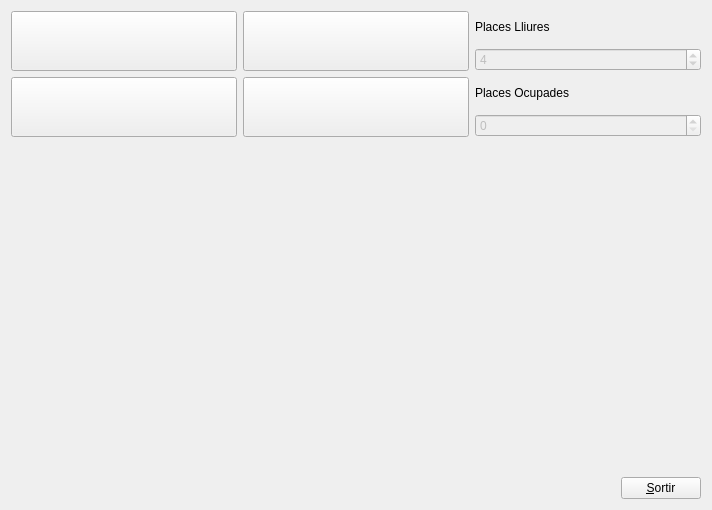
<?xml version="1.0" encoding="UTF-8"?>
<ui version="4.0">
 <class>Form</class>
 <widget class="QWidget" name="Form">
  <property name="geometry">
   <rect>
    <x>0</x>
    <y>0</y>
    <width>712</width>
    <height>510</height>
   </rect>
  </property>
  <property name="windowTitle">
   <string>Form</string>
  </property>
  <layout class="QVBoxLayout" name="verticalLayout_5">
   <item>
    <layout class="QHBoxLayout" name="horizontalLayout_2">
     <item>
      <layout class="QVBoxLayout" name="verticalLayout_2">
       <item>
        <widget class="MyPushButton" name="pushButton">
         <property name="minimumSize">
          <size>
           <width>0</width>
           <height>60</height>
          </size>
         </property>
         <property name="sizeIncrement">
          <size>
           <width>11</width>
           <height>14</height>
          </size>
         </property>
         <property name="text">
          <string/>
         </property>
        </widget>
       </item>
       <item>
        <widget class="MyPushButton" name="pushButton_3">
         <property name="minimumSize">
          <size>
           <width>0</width>
           <height>60</height>
          </size>
         </property>
         <property name="text">
          <string/>
         </property>
        </widget>
       </item>
      </layout>
     </item>
     <item>
      <layout class="QVBoxLayout" name="verticalLayout_3">
       <item>
        <widget class="MyPushButton" name="pushButton_2">
         <property name="minimumSize">
          <size>
           <width>0</width>
           <height>60</height>
          </size>
         </property>
         <property name="text">
          <string/>
         </property>
        </widget>
       </item>
       <item>
        <widget class="MyPushButton" name="pushButton_4">
         <property name="minimumSize">
          <size>
           <width>0</width>
           <height>60</height>
          </size>
         </property>
         <property name="text">
          <string/>
         </property>
        </widget>
       </item>
      </layout>
     </item>
     <item>
      <layout class="QVBoxLayout" name="verticalLayout">
       <item>
        <widget class="QLabel" name="label">
         <property name="text">
          <string>Places Lliures</string>
         </property>
        </widget>
       </item>
       <item>
        <widget class="QSpinBox" name="spinBox">
         <property name="enabled">
          <bool>false</bool>
         </property>
         <property name="value">
          <number>4</number>
         </property>
        </widget>
       </item>
       <item>
        <widget class="QLabel" name="label_2">
         <property name="text">
          <string>Places Ocupades</string>
         </property>
        </widget>
       </item>
       <item>
        <widget class="QSpinBox" name="spinBox_2">
         <property name="enabled">
          <bool>false</bool>
         </property>
        </widget>
       </item>
      </layout>
     </item>
    </layout>
   </item>
   <item>
    <layout class="QVBoxLayout" name="verticalLayout_4">
     <item>
      <spacer name="verticalSpacer">
       <property name="orientation">
        <enum>Qt::Vertical</enum>
       </property>
       <property name="sizeHint" stdset="0">
        <size>
         <width>20</width>
         <height>118</height>
        </size>
       </property>
      </spacer>
     </item>
     <item>
      <layout class="QHBoxLayout" name="horizontalLayout">
       <item>
        <spacer name="horizontalSpacer">
         <property name="orientation">
          <enum>Qt::Horizontal</enum>
         </property>
         <property name="sizeHint" stdset="0">
          <size>
           <width>498</width>
           <height>20</height>
          </size>
         </property>
        </spacer>
       </item>
       <item>
        <widget class="QPushButton" name="pushButton_5">
         <property name="text">
          <string>&amp;Sortir</string>
         </property>
        </widget>
       </item>
      </layout>
     </item>
    </layout>
   </item>
  </layout>
 </widget>
 <customwidgets>
  <customwidget>
   <class>MyPushButton</class>
   <extends>QPushButton</extends>
   <header location="global">MyPushButton.h</header>
   <slots>
    <signal>placesLliures(int)</signal>
    <signal>placesOcupades(int)</signal>
    <signal>placesLliuresIni(int)</signal>
    <signal>placesOcupadesIni(int)</signal>
    <slot>actualitza()</slot>
    <slot>cogerNumLl(int)</slot>
    <slot>cogerNumOc(int)</slot>
   </slots>
  </customwidget>
 </customwidgets>
 <resources/>
 <connections>
  <connection>
   <sender>pushButton</sender>
   <signal>clicked()</signal>
   <receiver>pushButton</receiver>
   <slot>actualitza()</slot>
   <hints>
    <hint type="sourcelabel">
     <x>46</x>
     <y>33</y>
    </hint>
    <hint type="destinationlabel">
     <x>59</x>
     <y>58</y>
    </hint>
   </hints>
  </connection>
  <connection>
   <sender>pushButton_2</sender>
   <signal>clicked()</signal>
   <receiver>pushButton_2</receiver>
   <slot>actualitza()</slot>
   <hints>
    <hint type="sourcelabel">
     <x>109</x>
     <y>32</y>
    </hint>
    <hint type="destinationlabel">
     <x>96</x>
     <y>59</y>
    </hint>
   </hints>
  </connection>
  <connection>
   <sender>pushButton_3</sender>
   <signal>clicked()</signal>
   <receiver>pushButton_3</receiver>
   <slot>actualitza()</slot>
   <hints>
    <hint type="sourcelabel">
     <x>57</x>
     <y>103</y>
    </hint>
    <hint type="destinationlabel">
     <x>59</x>
     <y>98</y>
    </hint>
   </hints>
  </connection>
  <connection>
   <sender>pushButton_4</sender>
   <signal>clicked()</signal>
   <receiver>pushButton_4</receiver>
   <slot>actualitza()</slot>
   <hints>
    <hint type="sourcelabel">
     <x>108</x>
     <y>117</y>
    </hint>
    <hint type="destinationlabel">
     <x>119</x>
     <y>91</y>
    </hint>
   </hints>
  </connection>
  <connection>
   <sender>pushButton</sender>
   <signal>placesLliures(int)</signal>
   <receiver>spinBox</receiver>
   <slot>setValue(int)</slot>
   <hints>
    <hint type="sourcelabel">
     <x>59</x>
     <y>30</y>
    </hint>
    <hint type="destinationlabel">
     <x>148</x>
     <y>60</y>
    </hint>
   </hints>
  </connection>
  <connection>
   <sender>pushButton_2</sender>
   <signal>placesLliures(int)</signal>
   <receiver>spinBox</receiver>
   <slot>setValue(int)</slot>
   <hints>
    <hint type="sourcelabel">
     <x>119</x>
     <y>56</y>
    </hint>
    <hint type="destinationlabel">
     <x>140</x>
     <y>56</y>
    </hint>
   </hints>
  </connection>
  <connection>
   <sender>pushButton_3</sender>
   <signal>placesLliures(int)</signal>
   <receiver>spinBox</receiver>
   <slot>setValue(int)</slot>
   <hints>
    <hint type="sourcelabel">
     <x>59</x>
     <y>103</y>
    </hint>
    <hint type="destinationlabel">
     <x>150</x>
     <y>51</y>
    </hint>
   </hints>
  </connection>
  <connection>
   <sender>pushButton_4</sender>
   <signal>placesLliures(int)</signal>
   <receiver>spinBox</receiver>
   <slot>setValue(int)</slot>
   <hints>
    <hint type="sourcelabel">
     <x>111</x>
     <y>129</y>
    </hint>
    <hint type="destinationlabel">
     <x>137</x>
     <y>58</y>
    </hint>
   </hints>
  </connection>
  <connection>
   <sender>pushButton</sender>
   <signal>placesOcupades(int)</signal>
   <receiver>spinBox_2</receiver>
   <slot>setValue(int)</slot>
   <hints>
    <hint type="sourcelabel">
     <x>59</x>
     <y>65</y>
    </hint>
    <hint type="destinationlabel">
     <x>190</x>
     <y>112</y>
    </hint>
   </hints>
  </connection>
  <connection>
   <sender>pushButton_2</sender>
   <signal>placesOcupades(int)</signal>
   <receiver>spinBox_2</receiver>
   <slot>setValue(int)</slot>
   <hints>
    <hint type="sourcelabel">
     <x>118</x>
     <y>39</y>
    </hint>
    <hint type="destinationlabel">
     <x>221</x>
     <y>123</y>
    </hint>
   </hints>
  </connection>
  <connection>
   <sender>pushButton_3</sender>
   <signal>placesOcupades(int)</signal>
   <receiver>spinBox_2</receiver>
   <slot>setValue(int)</slot>
   <hints>
    <hint type="sourcelabel">
     <x>59</x>
     <y>104</y>
    </hint>
    <hint type="destinationlabel">
     <x>155</x>
     <y>124</y>
    </hint>
   </hints>
  </connection>
  <connection>
   <sender>pushButton_4</sender>
   <signal>placesOcupades(int)</signal>
   <receiver>spinBox_2</receiver>
   <slot>setValue(int)</slot>
   <hints>
    <hint type="sourcelabel">
     <x>119</x>
     <y>129</y>
    </hint>
    <hint type="destinationlabel">
     <x>154</x>
     <y>120</y>
    </hint>
   </hints>
  </connection>
  <connection>
   <sender>spinBox</sender>
   <signal>valueChanged(int)</signal>
   <receiver>pushButton_2</receiver>
   <slot>cogerNumLl(int)</slot>
   <hints>
    <hint type="sourcelabel">
     <x>179</x>
     <y>58</y>
    </hint>
    <hint type="destinationlabel">
     <x>109</x>
     <y>51</y>
    </hint>
   </hints>
  </connection>
  <connection>
   <sender>spinBox_2</sender>
   <signal>valueChanged(int)</signal>
   <receiver>pushButton_2</receiver>
   <slot>cogerNumOc(int)</slot>
   <hints>
    <hint type="sourcelabel">
     <x>184</x>
     <y>120</y>
    </hint>
    <hint type="destinationlabel">
     <x>119</x>
     <y>54</y>
    </hint>
   </hints>
  </connection>
  <connection>
   <sender>spinBox</sender>
   <signal>valueChanged(int)</signal>
   <receiver>pushButton</receiver>
   <slot>cogerNumLl(int)</slot>
   <hints>
    <hint type="sourcelabel">
     <x>216</x>
     <y>54</y>
    </hint>
    <hint type="destinationlabel">
     <x>18</x>
     <y>54</y>
    </hint>
   </hints>
  </connection>
  <connection>
   <sender>spinBox_2</sender>
   <signal>valueChanged(int)</signal>
   <receiver>pushButton</receiver>
   <slot>cogerNumOc(int)</slot>
   <hints>
    <hint type="sourcelabel">
     <x>197</x>
     <y>116</y>
    </hint>
    <hint type="destinationlabel">
     <x>43</x>
     <y>34</y>
    </hint>
   </hints>
  </connection>
  <connection>
   <sender>spinBox</sender>
   <signal>valueChanged(int)</signal>
   <receiver>pushButton_3</receiver>
   <slot>cogerNumLl(int)</slot>
   <hints>
    <hint type="sourcelabel">
     <x>199</x>
     <y>57</y>
    </hint>
    <hint type="destinationlabel">
     <x>44</x>
     <y>105</y>
    </hint>
   </hints>
  </connection>
  <connection>
   <sender>spinBox_2</sender>
   <signal>valueChanged(int)</signal>
   <receiver>pushButton_3</receiver>
   <slot>cogerNumOc(int)</slot>
   <hints>
    <hint type="sourcelabel">
     <x>214</x>
     <y>118</y>
    </hint>
    <hint type="destinationlabel">
     <x>46</x>
     <y>111</y>
    </hint>
   </hints>
  </connection>
  <connection>
   <sender>spinBox</sender>
   <signal>valueChanged(int)</signal>
   <receiver>pushButton_4</receiver>
   <slot>cogerNumLl(int)</slot>
   <hints>
    <hint type="sourcelabel">
     <x>167</x>
     <y>56</y>
    </hint>
    <hint type="destinationlabel">
     <x>118</x>
     <y>117</y>
    </hint>
   </hints>
  </connection>
  <connection>
   <sender>spinBox_2</sender>
   <signal>valueChanged(int)</signal>
   <receiver>pushButton_4</receiver>
   <slot>cogerNumOc(int)</slot>
   <hints>
    <hint type="sourcelabel">
     <x>205</x>
     <y>119</y>
    </hint>
    <hint type="destinationlabel">
     <x>119</x>
     <y>104</y>
    </hint>
   </hints>
  </connection>
  <connection>
   <sender>pushButton_5</sender>
   <signal>clicked()</signal>
   <receiver>Form</receiver>
   <slot>close()</slot>
   <hints>
    <hint type="sourcelabel">
     <x>541</x>
     <y>277</y>
    </hint>
    <hint type="destinationlabel">
     <x>530</x>
     <y>333</y>
    </hint>
   </hints>
  </connection>
 </connections>
</ui>
